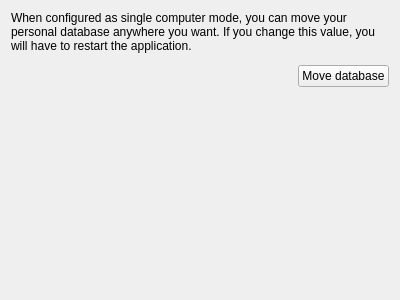
<?xml version="1.0" encoding="UTF-8"?>
<ui version="4.0">
 <class>Core::Internal::SqliteDatabasePathWidget</class>
 <widget class="QWidget" name="Core::Internal::SqliteDatabasePathWidget">
  <property name="geometry">
   <rect>
    <x>0</x>
    <y>0</y>
    <width>400</width>
    <height>300</height>
   </rect>
  </property>
  <property name="windowTitle">
   <string>Form</string>
  </property>
  <layout class="QGridLayout" name="gridLayout">
   <item row="0" column="0" colspan="2">
    <widget class="QLabel" name="label">
     <property name="text">
      <string>When configured as single computer mode, you can move your personal database anywhere you want. If you change this value, you will have to restart the application.</string>
     </property>
     <property name="scaledContents">
      <bool>true</bool>
     </property>
     <property name="wordWrap">
      <bool>true</bool>
     </property>
    </widget>
   </item>
   <item row="2" column="0">
    <spacer name="horizontalSpacer">
     <property name="orientation">
      <enum>Qt::Horizontal</enum>
     </property>
     <property name="sizeHint" stdset="0">
      <size>
       <width>257</width>
       <height>20</height>
      </size>
     </property>
    </spacer>
   </item>
   <item row="1" column="0" colspan="2">
    <widget class="Utils::PathChooser" name="path" native="true"/>
   </item>
   <item row="2" column="1">
    <widget class="QPushButton" name="moveDatabase">
     <property name="text">
      <string>Move database</string>
     </property>
    </widget>
   </item>
   <item row="3" column="1">
    <spacer name="verticalSpacer">
     <property name="orientation">
      <enum>Qt::Vertical</enum>
     </property>
     <property name="sizeHint" stdset="0">
      <size>
       <width>20</width>
       <height>40</height>
      </size>
     </property>
    </spacer>
   </item>
  </layout>
 </widget>
 <customwidgets>
  <customwidget>
   <class>Utils::PathChooser</class>
   <extends>QWidget</extends>
   <header location="global">utils/widgets/pathchooser.h</header>
   <container>1</container>
  </customwidget>
 </customwidgets>
 <resources/>
 <connections/>
</ui>
